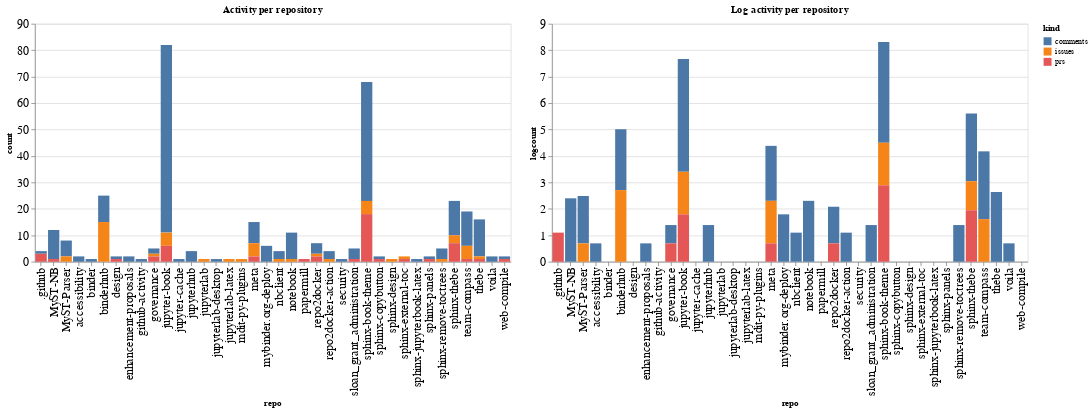

The code cell stored with this chart in its notebook:
### Code cell
ch1 = alt.Chart(repo_summaries, width=600, title="Activity per repository").mark_bar().encode(
    x='repo',
    y='count',
    color='kind',
    tooltip="kind"
)

ch2 = alt.Chart(repo_summaries, width=600, title="Log activity per repository").mark_bar().encode(
    x='repo',
    y='logcount',
    color='kind',
    tooltip="kind"
)

ch1 | ch2

### Figure 1 — Vega-Lite specification as saved in the notebook (floating-point values rounded to 4 significant figures)
{"config": {"axisLeft": {"labelFontSize": 15}, "axisBottom": {"labelFontSize": 15}}, "hconcat": [{"mark": "bar", "encoding": {"color": {"type": "nominal", "field": "kind"}, "tooltip": {"type": "nominal", "field": "kind"}, "x": {"type": "nominal", "field": "repo"}, "y": {"type": "quantitative", "field": "count"}}, "title": "Activity per repository", "width": 600}, {"mark": "bar", "encoding": {"color": {"type": "nominal", "field": "kind"}, "tooltip": {"type": "nominal", "field": "kind"}, "x": {"type": "nominal", "field": "repo"}, "y": {"type": "quantitative", "field": "logcount"}}, "title": "Log activity per repository", "width": 600}], "data": {"name": "data-a80c77afac77e4336a488ebc0fea6a41"}, "$schema": "https://vega.github.io/schema/vega-lite/v4.8.1.json", "datasets": {"data-a80c77afac77e4336a488ebc0fea6a41": [{"repo": ".github", "kind": "comments", "count": 1, "logcount": 0.0}, {"repo": ".github", "kind": "prs", "count": 3, "logcount": 1.099}, {"repo": "MyST-NB", "kind": "comments", "count": 11, "logcount": 2.398}, {"repo": "MyST-NB", "kind": "prs", "count": 1, "logcount": 0.0}, {"repo": "MyST-Parser", "kind": "comments", "count": 6, "logcount": 1.792}, {"repo": "MyST-Parser", "kind": "issues", "count": 2, "logcount": 0.6931}, {"repo": "accessibility", "kind": "comments", "count": 2, "logcount": 0.6931}, {"repo": "binder", "kind": "comments", "count": 1, "logcount": 0.0}, {"repo": "binderhub", "kind": "comments", "count": 10, "logcount": 2.303}, {"repo": "binderhub", "kind": "issues", "count": 15, "logcount": 2.708}, {"repo": "design", "kind": "comments", "count": 1, "logcount": 0.0}, {"repo": "design", "kind": "prs", "count": 1, "logcount": 0.0}, {"repo": "enhancement-proposals", "kind": "comments", "count": 2, "logcount": 0.6931}, {"repo": "github-activity", "kind": "comments", "count": 1, "logcount": 0.0}, {"repo": "governance", "kind": "comments", "count": 2, "logcount": 0.6931}, {"repo": "governance", "kind": "issues", "count": 1, "logcount": 0.0}, {"repo": "governance", "kind": "prs", "count": 2, "logcount": 0.6931}, {"repo": "jupyter-book", "kind": "comments", "count": 71, "logcount": 4.263}, {"repo": "jupyter-book", "kind": "issues", "count": 5, "logcount": 1.609}, {"repo": "jupyter-book", "kind": "prs", "count": 6, "logcount": 1.792}, {"repo": "jupyter-cache", "kind": "comments", "count": 1, "logcount": 0.0}, {"repo": "jupyterhub", "kind": "comments", "count": 4, "logcount": 1.386}, {"repo": "jupyterlab", "kind": "issues", "count": 1, "logcount": 0.0}, {"repo": "jupyterlab-desktop", "kind": "comments", "count": 1, "logcount": 0.0}, {"repo": "jupyterlab-latex", "kind": "issues", "count": 1, "logcount": 0.0}, {"repo": "mdit-py-plugins", "kind": "issues", "count": 1, "logcount": 0.0}, {"repo": "meta", "kind": "comments", "count": 8, "logcount": 2.079}, {"repo": "meta", "kind": "issues", "count": 5, "logcount": 1.609}, {"repo": "meta", "kind": "prs", "count": 2, "logcount": 0.6931}, {"repo": "mybinder.org-deploy", "kind": "comments", "count": 6, "logcount": 1.792}, {"repo": "nbclient", "kind": "comments", "count": 3, "logcount": 1.099}, {"repo": "nbclient", "kind": "issues", "count": 1, "logcount": 0.0}, {"repo": "notebook", "kind": "comments", "count": 10, "logcount": 2.303}, {"repo": "notebook", "kind": "issues", "count": 1, "logcount": 0.0}, {"repo": "papermill", "kind": "prs", "count": 1, "logcount": 0.0}, {"repo": "repo2docker", "kind": "comments", "count": 4, "logcount": 1.386}, {"repo": "repo2docker", "kind": "issues", "count": 1, "logcount": 0.0}, {"repo": "repo2docker", "kind": "prs", "count": 2, "logcount": 0.6931}, {"repo": "repo2docker-action", "kind": "comments", "count": 3, "logcount": 1.099}, {"repo": "repo2docker-action", "kind": "issues", "count": 1, "logcount": 0.0}, {"repo": "security", "kind": "comments", "count": 1, "logcount": 0.0}, {"repo": "sloan_grant_administration", "kind": "comments", "count": 4, "logcount": 1.386}, {"repo": "sloan_grant_administration", "kind": "prs", "count": 1, "logcount": 0.0}, {"repo": "sphinx-book-theme", "kind": "comments", "count": 45, "logcount": 3.807}, {"repo": "sphinx-book-theme", "kind": "issues", "count": 5, "logcount": 1.609}, {"repo": "sphinx-book-theme", "kind": "prs", "count": 18, "logcount": 2.89}, {"repo": "sphinx-copybutton", "kind": "comments", "count": 1, "logcount": 0.0}, {"repo": "sphinx-copybutton", "kind": "prs", "count": 1, "logcount": 0.0}, {"repo": "sphinx-design", "kind": "issues", "count": 1, "logcount": 0.0}, {"repo": "sphinx-external-toc", "kind": "issues", "count": 1, "logcount": 0.0}, {"repo": "sphinx-external-toc", "kind": "prs", "count": 1, "logcount": 0.0}, {"repo": "sphinx-jupyterbook-latex", "kind": "comments", "count": 1, "logcount": 0.0}, {"repo": "sphinx-panels", "kind": "comments", "count": 1, "logcount": 0.0}, {"repo": "sphinx-panels", "kind": "prs", "count": 1, "logcount": 0.0}, {"repo": "sphinx-remove-toctrees", "kind": "comments", "count": 4, "logcount": 1.386}, {"repo": "sphinx-remove-toctrees", "kind": "issues", "count": 1, "logcount": 0.0}, {"repo": "sphinx-thebe", "kind": "comments", "count": 13, "logcount": 2.565}, {"repo": "sphinx-thebe", "kind": "issues", "count": 3, "logcount": 1.099}, {"repo": "sphinx-thebe", "kind": "prs", "count": 7, "logcount": 1.946}, {"repo": "team-compass", "kind": "comments", "count": 13, "logcount": 2.565}, {"repo": "team-compass", "kind": "issues", "count": 5, "logcount": 1.609}, {"repo": "team-compass", "kind": "prs", "count": 1, "logcount": 0.0}, {"repo": "thebe", "kind": "comments", "count": 14, "logcount": 2.639}, {"repo": "thebe", "kind": "issues", "count": 1, "logcount": 0.0}, {"repo": "thebe", "kind": "prs", "count": 1, "logcount": 0.0}, {"repo": "voila", "kind": "comments", "count": 2, "logcount": 0.6931}, {"repo": "web-compile", "kind": "comments", "count": 1, "logcount": 0.0}, {"repo": "web-compile", "kind": "prs", "count": 1, "logcount": 0.0}]}}
